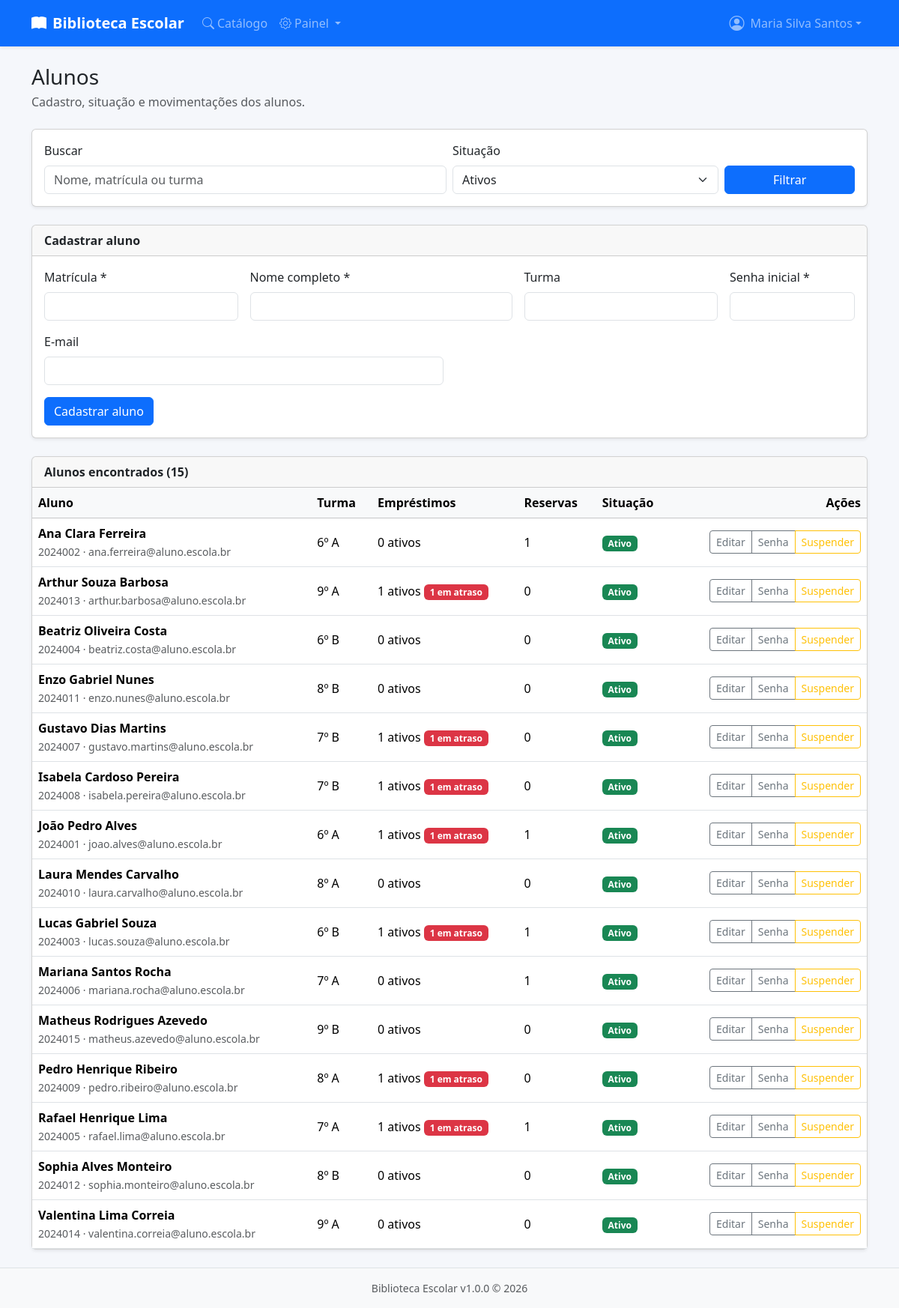
Page /public/alunos.php (signed in) on the committed database.
### tables this page shows
CREATE TABLE IF NOT EXISTS `usuarios` (
    `id` INT UNSIGNED NOT NULL AUTO_INCREMENT,
    `matricula` VARCHAR(20) NOT NULL,
    `nome` VARCHAR(120) NOT NULL,
    `email` VARCHAR(150) DEFAULT NULL,
    `turma` VARCHAR(20) DEFAULT NULL,
    `senha_hash` VARCHAR(255) NOT NULL,
    `tipo` ENUM('aluno','bibliotecario') NOT NULL DEFAULT 'aluno',
    `ativo` TINYINT(1) NOT NULL DEFAULT 1,
    `suspenso_ate` DATE DEFAULT NULL,
    `criado_em` TIMESTAMP NOT NULL DEFAULT CURRENT_TIMESTAMP,
    `atualizado_em` TIMESTAMP NOT NULL DEFAULT CURRENT_TIMESTAMP ON UPDATE CURRENT_TIMESTAMP,
    PRIMARY KEY (`id`),
    UNIQUE KEY `uk_matricula` (`matricula`),
    UNIQUE KEY `uk_email` (`email`),
    KEY `idx_tipo_ativo` (`tipo`, `ativo`)
);

### app/helpers/view.php (called while the page is built, shortened)
<?php
function view(string $arquivo, array $dados = []): void {
    extract($dados);
    require VIEWS_PATH . "/{$arquivo}.php";
    require VIEWS_PATH . '/layout.php';
}

### public/alunos.php (called while the page is built, shortened)
<?php
$db = db();
$busca = trim($_GET['q'] ?? '');
$status = $_GET['status'] ?? 'ativos';
$where = ["u.tipo = 'aluno'"];
$params = [];
if ($status === 'ativos') {
    $where[] = 'u.ativo = 1';
} elseif ($status === 'inativos') {
    $where[] = 'u.ativo = 0';
} elseif ($status === 'suspensos') {
    $where[] = 'u.suspenso_ate IS NOT NULL AND u.suspenso_ate >= CURDATE()';
}
$sql = "
    SELECT u.*,
           (SELECT COUNT(*) FROM emprestimos e WHERE e.usuario_id = u.id AND e.data_devolucao IS NULL) AS emprestimos_ativos,
           (SELECT COUNT(*) FROM emprestimos e WHERE e.usuario_id = u.id AND e.data_devolucao IS NULL AND e.data_prevista_devolucao < CURDATE()) AS emprestimos_atrasados,
           (SELECT COUNT(*) FROM reservas r WHERE r.usuario_id = u.id AND r.status IN ('pendente','confirmada','na_fila')) AS reservas_ativas
    FROM usuarios u
    WHERE " . implode(' AND ', $where) . "
    ORDER BY u.nome
";
$stmt = $db->prepare($sql);
$stmt->execute($params);
$alunos = $stmt->fetchAll();
view('alunos', [
    'titulo' => 'Alunos',
    'alunos' => $alunos,
    'busca' => $busca,
    'status' => $status,
]);

### app/helpers/functions.php (called while the page is built, shortened)
<?php
function e(string $value): string {
    return htmlspecialchars($value, ENT_QUOTES, 'UTF-8');
}

### views/alunos.php (the view, shortened to what this page needs)
<div class="d-flex flex-wrap justify-content-between align-items-center mb-4">
  <div>
    <h1 class="h3 mb-1">Alunos</h1>
    <p class="text-muted mb-0">Cadastro, situação e movimentações dos alunos.</p>
  </div>
</div>
<div class="card shadow-sm mb-4">
  <div class="card-body">
    <form method="get" class="row g-2 align-items-end">
      <div class="col-md-6">
        <label class="form-label">Buscar</label>
        <input type="search" name="q" class="form-control" value="<?= e($busca) ?>" placeholder="Nome, matrícula ou turma">
      </div>
      <div class="col-md-4">
        <label class="form-label">Situação</label>
        <select name="status" class="form-select" data-auto-submit>
          <?php foreach (['ativos' => 'Ativos', 'inativos' => 'Inativos', 'suspensos' => 'Suspensos', 'todos' => 'Todos'] as $valor => $rotulo): ?>
            <option value="<?= $valor ?>" <?= $status === $valor ? 'selected' : '' ?>><?= $rotulo ?></option>
          <?php endforeach; ?>
        </select>
      </div>
      <div class="col-md-2 d-grid">
        <button class="btn btn-primary">Filtrar</button>
      </div>
    </form>
  </div>
</div>
<div class="card shadow-sm mb-4">
  <div class="card-header fw-semibold">Cadastrar aluno</div>
  <div class="card-body">
    <form method="post" class="row g-3">
      <div class="col-md-3">
        <label class="form-label">Matrícula *</label>
        <input class="form-control" name="matricula" maxlength="20" required>
      </div>
      <div class="col-md-4">
        <label class="form-label">Nome completo *</label>
        <input class="form-control" name="nome" maxlength="120" required>
      </div>
      <div class="col-md-3">
        <label class="form-label">Turma</label>
        <input class="form-control" name="turma" maxlength="20">
      </div>
      <div class="col-md-2">
        <label class="form-label">Senha inicial *</label>
        <input class="form-control" type="password" name="senha" minlength="6" required>
      </div>
      <div class="col-md-6">
        <label class="form-label">E-mail</label>
        <input class="form-control" type="email" name="email" maxlength="150">
      </div>
      <div class="col-12">
        <button class="btn btn-primary">Cadastrar aluno</button>
      </div>
    </form>
  </div>
</div>
<div class="card shadow-sm">
  <div class="card-header fw-semibold">Alunos encontrados (<?= count($alunos) ?>)</div>
  <div class="card-body p-0">
    <div class="table-responsive">
      <table class="table table-hover mb-0">
        <thead class="table-light">
          <tr>
            <th>Aluno</th>
            <th>Turma</th>
            <th>Empréstimos</th>
            <th>Reservas</th>
            <th>Situação</th>
            <th class="text-end">Ações</th>
          </tr>
        </thead>
        <tbody>
        <?php foreach ($alunos as $aluno): ?>
          <?php $suspenso = $aluno['suspenso_ate'] && $aluno['suspenso_ate'] >= date('Y-m-d'); ?>
          <tr>
            <td>
              <strong><?= e($aluno['nome']) ?></strong><br>
              <small class="text-muted"><?= e($aluno['matricula']) ?><?= $aluno['email'] ? ' · ' . e($aluno['email']) : '' ?></small>
            </td>
            <td><?= e($aluno['turma'] ?: '-') ?></td>
            <td>
              <?= (int)$aluno['emprestimos_ativos'] ?> ativos
              <?php if ((int)$aluno['emprestimos_atrasados'] > 0): ?>
                <span class="badge bg-danger"><?= (int)$aluno['emprestimos_atrasados'] ?> em atraso</span>
              <?php endif; ?>
            </td>
            <td><?= (int)$aluno['reservas_ativas'] ?></td>
            <td>
              <?php if (!$aluno['ativo']): ?>
                <span class="badge bg-secondary">Inativo</span>
              <?php elseif ($suspenso): ?>
                <span class="badge bg-warning text-dark">Suspenso até <?= e(format_date($aluno['suspenso_ate'])) ?></span>
              <?php else: ?>
                <span class="badge bg-success">Ativo</span>
              <?php endif; ?>
            </td>
            <td class="text-end">
              <div class="btn-group btn-group-sm">
                <button class="btn btn-outline-secondary" data-bs-toggle="modal" data-bs-target="#editarAluno<?= (int)$aluno['id'] ?>">Editar</button>
                <button class="btn btn-outline-secondary" data-bs-toggle="modal" data-bs-target="#senhaAluno<?= (int)$aluno['id'] ?>">Senha</button>
                <button class="btn btn-outline-warning" data-bs-toggle="modal" data-bs-target="#suspenderAluno<?= (int)$aluno['id'] ?>">Suspender</button>
              </div>
            </td>
          </tr>
        <?php endforeach; ?>
        </tbody>
      </table>
    </div>
  </div>
</div>

### public/assets/css/style.css (style rules this page uses)
:root { --be-primary: #0d6efd; --be-bg: #f5f7fb; }
body { background-color: var(--be-bg); min-height: 100vh; display: flex; flex-direction: column; }
.table th { white-space: nowrap; }
.table td { vertical-align: middle; }
.badge { font-size: .75rem; font-weight: 600; }

### rows in the picture
usuarios: nome "Ana Clara Ferreira", matricula "2024002", email "ana.ferreira@aluno.escola.br", turma "6º A", emprestimos_ativos "0", reservas_ativas "1", ativo "Ativo"
usuarios: nome "Arthur Souza Barbosa", matricula "2024013", email "arthur.barbosa@aluno.escola.br", turma "9º A", emprestimos_ativos "1", emprestimos_atrasados "1", reservas_ativas "0", ativo "Ativo"
usuarios: nome "Beatriz Oliveira Costa", matricula "2024004", email "beatriz.costa@aluno.escola.br", turma "6º B", emprestimos_ativos "0", reservas_ativas "0", ativo "Ativo"
usuarios: nome "Enzo Gabriel Nunes", matricula "2024011", email "enzo.nunes@aluno.escola.br", turma "8º B", emprestimos_ativos "0", reservas_ativas "0", ativo "Ativo"
usuarios: nome "Gustavo Dias Martins", matricula "2024007", email "gustavo.martins@aluno.escola.br", turma "7º B", emprestimos_ativos "1", emprestimos_atrasados "1", reservas_ativas "0", ativo "Ativo"
usuarios: nome "Isabela Cardoso Pereira", matricula "2024008", email "isabela.pereira@aluno.escola.br", turma "7º B", emprestimos_ativos "1", emprestimos_atrasados "1", reservas_ativas "0", ativo "Ativo"
usuarios: nome "João Pedro Alves", matricula "2024001", email "joao.alves@aluno.escola.br", turma "6º A", emprestimos_ativos "1", emprestimos_atrasados "1", reservas_ativas "1", ativo "Ativo"
usuarios: nome "Laura Mendes Carvalho", matricula "2024010", email "laura.carvalho@aluno.escola.br", turma "8º A", emprestimos_ativos "0", reservas_ativas "0", ativo "Ativo"
usuarios: nome "Lucas Gabriel Souza", matricula "2024003", email "lucas.souza@aluno.escola.br", turma "6º B", emprestimos_ativos "1", emprestimos_atrasados "1", reservas_ativas "1", ativo "Ativo"
usuarios: nome "Mariana Santos Rocha", matricula "2024006", email "mariana.rocha@aluno.escola.br", turma "7º A", emprestimos_ativos "0", reservas_ativas "1", ativo "Ativo"
usuarios: nome "Matheus Rodrigues Azevedo", matricula "2024015", email "matheus.azevedo@aluno.escola.br", turma "9º B", emprestimos_ativos "0", reservas_ativas "0", ativo "Ativo"
usuarios: nome "Pedro Henrique Ribeiro", matricula "2024009", email "pedro.ribeiro@aluno.escola.br", turma "8º A", emprestimos_ativos "1", emprestimos_atrasados "1", reservas_ativas "0", ativo "Ativo"
usuarios: nome "Rafael Henrique Lima", matricula "2024005", email "rafael.lima@aluno.escola.br", turma "7º A", emprestimos_ativos "1", emprestimos_atrasados "1", reservas_ativas "1", ativo "Ativo"
usuarios: nome "Sophia Alves Monteiro", matricula "2024012", email "sophia.monteiro@aluno.escola.br", turma "8º B", emprestimos_ativos "0", reservas_ativas "0", ativo "Ativo"
usuarios: nome "Valentina Lima Correia", matricula "2024014", email "valentina.correia@aluno.escola.br", turma "9º A", emprestimos_ativos "0", reservas_ativas "0", ativo "Ativo"

### other values in the picture
APP_NAME "Biblioteca Escolar"
usuario_logado()['nome'] "Maria Silva Santos"
count($alunos) "15"
APP_VERSION "1.0.0"
form field status "Ativos"
